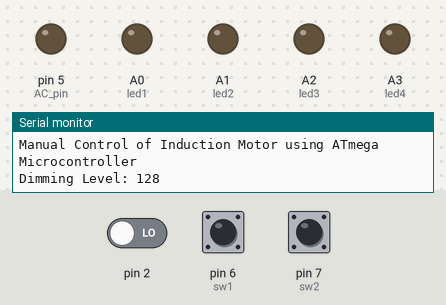
Simulated run of this sketch. Board: Arduino Uno, built with avr-gcc and run on an emulated ATmega328P. Shown: output pins drawn as LEDs (lit = HIGH), the last lines printed to the serial monitor. The inputs (shaded band) are chosen by the test bench; at power-on: pin 2 LOW, pin 7 (sw2) HIGH, pin 6 (sw1) HIGH.

Above: at 7.2 s.
7.3 s: pin 2 driven HIGH
At 7.6 s:
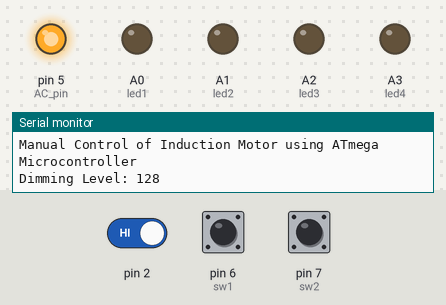
8.8 s: pin 7 (sw2) pulled LOW for 0.15 s
At 10.1 s:
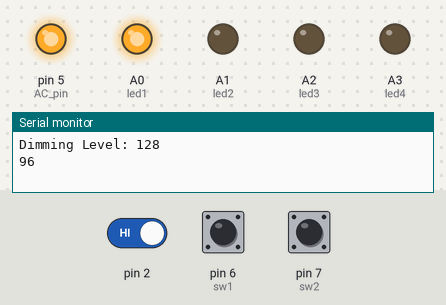
10.4 s: pin 7 (sw2) pulled LOW for 1 s
At 11.7 s:
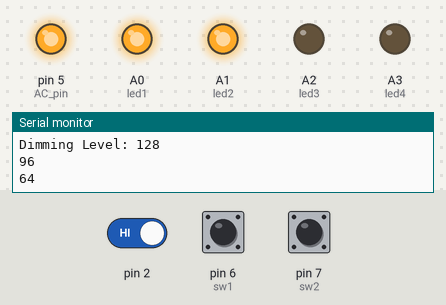
12.9 s: pin 7 (sw2) pulled LOW for 0.15 s
At 13.5 s:
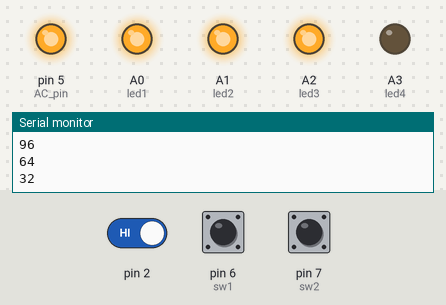
14.5 s: pin 7 (sw2) pulled LOW for 3.2 s
At 18.8 s:
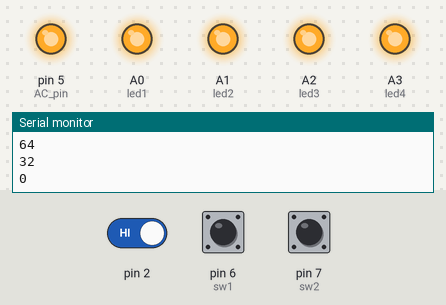
19.2 s: pin 6 (sw1) pulled LOW for 0.15 s
At 20.7 s:
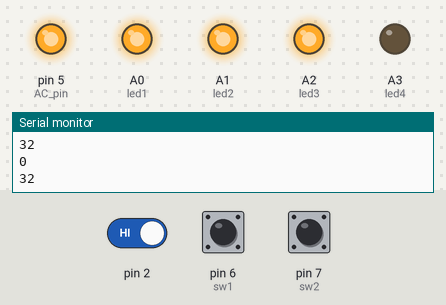
Timing chart, 0 to 21.8 s (numbered marks = the images above; inputs shaded):
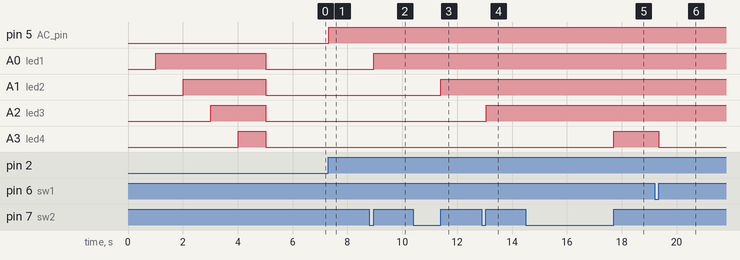

The sketch:

Manual_Control_of_Induction_Motor.ino
```cpp
/*
 *
 * Dimmer testing for fan
 * Dated: 9 May 2022
 *
 */

#include <TimerOne.h>
const int sw1=6, sw2=7;
int sw1s=0, sw2s=0;
const int led1=A0, led2=A1, led3=A2, led4=A3;
int data1,data2,data3,data4;

volatile int i=0;               // Variable to use as a counter
volatile boolean zero_cross=0;  // Boolean to store a "switch" to tell us if we have crossed zero
int AC_pin = 5;                 // Output to Opto Triac

int dim2 = 0;                   // led control
int dim = 128;                  // Dimming level (0-128)  0 = on, 128 = 0ff
int freqStep = 75;    // This is the delay-per-brightness step in microseconds.
int onoff=0;
void setup() {
  Serial.begin(9600);
  pinMode(sw1, INPUT_PULLUP);
  pinMode(sw2, INPUT_PULLUP);
  pinMode(led1, OUTPUT);
  pinMode(led2, OUTPUT);
  pinMode(led3, OUTPUT);
  pinMode(led4, OUTPUT);
  pinMode(AC_pin, OUTPUT);                          // Set the Triac pin as output
  attachInterrupt(0, zero_cross_detect, RISING);    // Attach an Interupt to Pin 2 (interupt 0) for Zero Cross Detection
  Timer1.initialize(freqStep);                      // Initialize TimerOne library for the freq we need
  Timer1.attachInterrupt(dim_check, freqStep);
  delay(1000);
  Serial.println("Manual Control of Induction Motor using ATmega Microcontroller");
  Serial.println("Dimming Level: " + (String)dim);

    digitalWrite(led1, HIGH);
    delay(1000);
    digitalWrite(led2, HIGH);
    delay(1000);
    digitalWrite(led3, HIGH);
    delay(1000);
    digitalWrite(led4, HIGH);
    delay(1000);
    digitalWrite(led1, LOW);
    digitalWrite(led2, LOW);
    digitalWrite(led3, LOW);
    digitalWrite(led4, LOW);
    delay(1000);
}

void zero_cross_detect()
{
  zero_cross = true;               // set the boolean to true to tell our dimming function that a zero cross has occured
  i=0;
  digitalWrite(AC_pin, LOW);
}
// Turn on the TRIAC at the appropriate time

void dim_check()
{
  if(zero_cross == true) {
    if(i>=dim) {
      digitalWrite(AC_pin, HIGH);  // turn on light
      i=0;  // reset time step counter
      zero_cross=false;    // reset zero cross detection
    }
    else
    {
      i++;  // increment time step counter
    }
  }
}

void loop() {
  call_manual();
  if(dim==128)
  {
    digitalWrite(led1, LOW);
    digitalWrite(led2, LOW);
    digitalWrite(led3, LOW);
    digitalWrite(led4, LOW);
  }
  if(dim==96)
  {
    digitalWrite(led1, HIGH);
    digitalWrite(led2, LOW);
    digitalWrite(led3, LOW);
    digitalWrite(led4, LOW);
  }
  if(dim==64)
  {
    digitalWrite(led1, HIGH);
    digitalWrite(led2, HIGH);
    digitalWrite(led3, LOW);
    digitalWrite(led4, LOW);
  }
  if(dim==32)
  {
    digitalWrite(led1, HIGH);
    digitalWrite(led2, HIGH);
    digitalWrite(led3, HIGH);
    digitalWrite(led4, LOW);
  }
  if(dim==0)
  {
    digitalWrite(led1, HIGH);
    digitalWrite(led2, HIGH);
    digitalWrite(led3, HIGH);
    digitalWrite(led4, HIGH);
  }
}

void call_manual()
{
sw1s=digitalRead(sw1);
sw2s=digitalRead(sw2);

      if(sw1s==0)
      {
      delay(5);
        sw1s=digitalRead(sw1);
        if(sw1s==1)
        {
           if (dim<127)
           {
            dim = dim + 32;
            Serial.println(dim);

              if (dim>127)
              {
                dim=128; // in vechiul sketch era 127
              }
             }
        }
       }

      if(sw2s==0)
      {
        delay(5);
        sw2s=digitalRead(sw2);
        if(sw2s==1)
        {

          if (dim>5)
          {
             dim = dim - 32;

              Serial.println(dim);
            if (dim<0)
            {
              dim=0;  // in vechiul sketch era 1
            }
          }
        }
      }
}
```

Measured:
- after the input at 7.3 s, pin 5 (AC_pin): LOW → HIGH at once
- after the input at 8.8 s, A0 (led1): LOW → HIGH after 0.15 s
- after the input at 10.4 s, A1 (led2): LOW → HIGH after 1.0 s
- after the input at 12.9 s, A2 (led3): LOW → HIGH after 0.15 s
- after the input at 14.5 s, A3 (led4): LOW → HIGH after 3.2 s
- after the input at 19.2 s, A3 (led4): HIGH → LOW after 0.15 s
